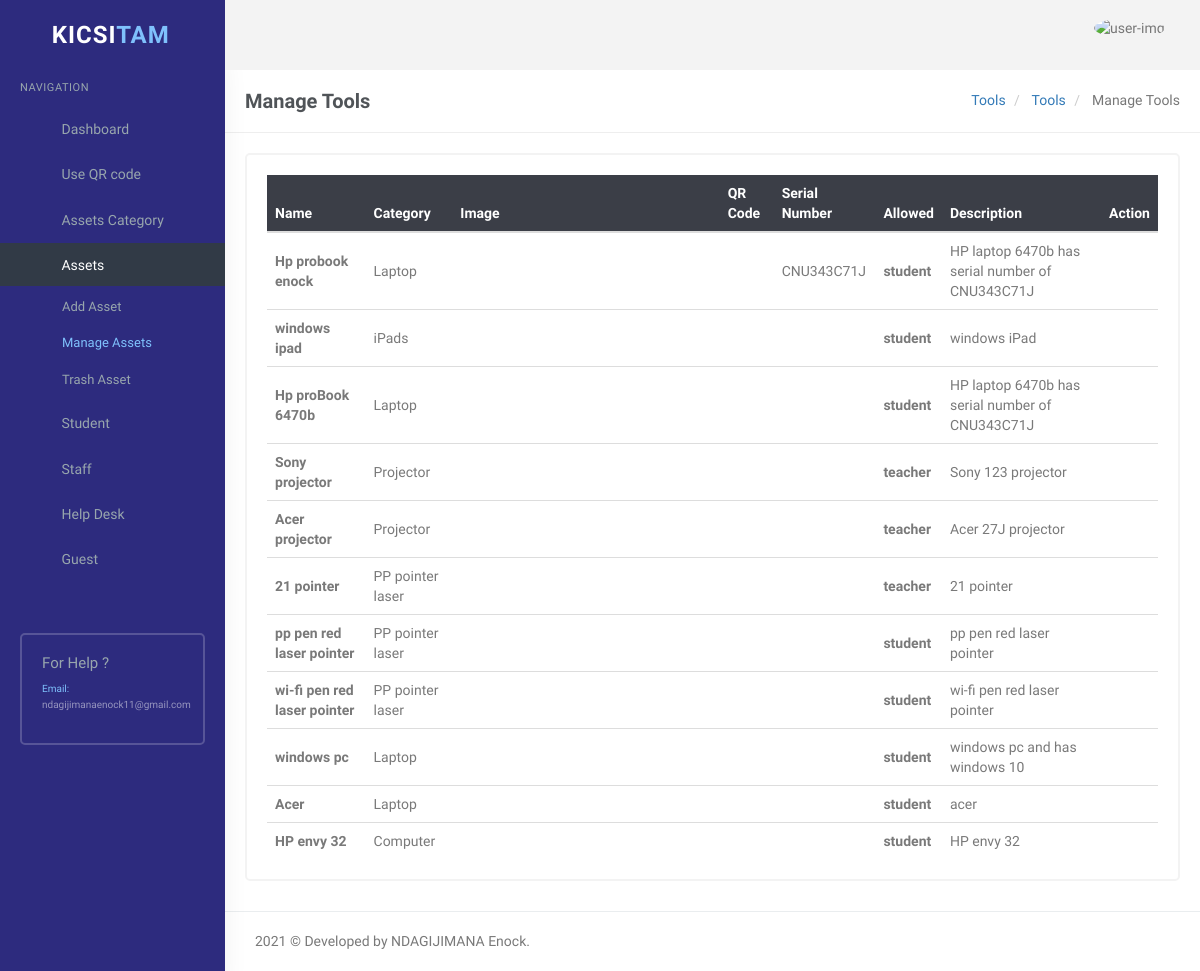
The app's page /user/manage-tools.php (signed in) with its own data.
### tables this page shows
CREATE TABLE `tbltools` (
  `id` int(11) NOT NULL,
  `Toolname` varchar(45) NOT NULL,
  `ToolImage` varchar(200) NOT NULL,
  `QRimage` varchar(100) NOT NULL,
  `serial_number` varchar(100) NOT NULL,
  `ToolCategory` varchar(11) NOT NULL,
  `ToolDescription` varchar(100) NOT NULL,
  `isAllowedBy` varchar(11) NOT NULL,
  `ActiveStatus` int(5) NOT NULL,
  `response_status` int(11) NOT NULL,
  `PostedDate` timestamp NOT NULL DEFAULT current_timestamp()
);

CREATE TABLE `tblcategory` (
  `c_id` int(11) NOT NULL,
  `CategoryName` varchar(45) NOT NULL,
  `Description` varchar(100) NOT NULL,
  `Is_Active` int(5) NOT NULL,
  `PostDate` timestamp NOT NULL DEFAULT current_timestamp()
);

### user/manage-tools.php (the view, shortened to what this page needs)
<?php
if (strlen($_SESSION['id']) == 0) {
    header('location:index.php');
} else {
?>
    <!DOCTYPE html>
    <html lang="en">
    <head>
        <link rel="stylesheet" href="../plugins/morris/morris.css">
        <link href="../plugins/jvectormap/jquery-jvectormap-2.0.2.css" rel="stylesheet" />
        <link href="assets/css/bootstrap.min.css" rel="stylesheet" type="text/css" />
        <link href="assets/css/core.css" rel="stylesheet" type="text/css" />
        <link href="assets/css/components.css" rel="stylesheet" type="text/css" />
        <link href="assets/css/icons.css" rel="stylesheet" type="text/css" />
        <link href="assets/css/pages.css" rel="stylesheet" type="text/css" />
        <link href="assets/css/menu.css" rel="stylesheet" type="text/css" />
        <link href="assets/css/responsive.css" rel="stylesheet" type="text/css" />
        <link rel="stylesheet" href="../plugins/switchery/switchery.min.css">
    </head>
    <body class="fixed-left">
        <div id="wrapper">
            <?php include('includes/topheader.php'); ?>
            <?php include('includes/leftsidebar.php'); ?>
            <div class="content-page">
                <div class="content">
                    <div class="container">
                        <div class="row">
                            <div class="col-xs-12">
                                <div class="page-title-box">
                                    <h4 class="page-title">Manage Tools </h4>
                                    <ol class="breadcrumb p-0 m-0">
                                        <li>
                                            <a href="#">Tools</a>
                                        </li>
                                        <li>
                                            <a href="#">Tools</a>
                                        </li>
                                        <li class="active">
                                            Manage Tools
                                        </li>
                                    </ol>
                                    <div class="clearfix"></div>
                                </div>
                            </div>
                        </div>
                        <div class="row">
                            <div class="col-sm-12">
                                <div class="card-box">
                                    <div class="table-responsive">
                                        <table class="table table-colored table-centered table-inverse m-0" style="width: 100%;">
                                            <thead>
                                                <tr>
                                                    <th>Name</th>
                                                    <th>Category</th>
                                                    <th>Image</th>
                                                    <th>QR Code</th>
                                                    <th>Serial Number</th>
                                                    <th>Allowed</th>
                                                    <th>Description</th>
                                                    <th>Action</th>
                                                </tr>
                                            </thead>
                                            <tbody>
                                                <?php
                                                $query = mysqli_query($con, "SELECT tbltools.id as toolid,tbltools.Toolname as name,
                                                tbltools.ToolImage as image,tbltools.serial_number as serialnumber,tbltools.QRimage as QRimage,
                                                tbltools.ToolDescription as ToolDescription,
                                                tbltools.isAllowedBy as allowed,tblcategory.CategoryName as category
                                                from tbltools left join tblcategory on tblcategory.c_id=tbltools.ToolCategory");
                                                $rowcount = mysqli_num_rows($query);
                                                if ($rowcount == 0) {
                                                ?>
                                                    <tr>
                                                        <td colspan="4" align="center">
                                                            <h3 style="color:red">No record found</h3>
                                                        </td>
                                                    <tr>
                                                        <?php
                                                    } else {
                                                        while ($row = mysqli_fetch_array($query)) {
                                                        ?>
                                                    <tr>
                                                        <td><b><?php echo htmlentities($row['name']); ?></b></td>
                                                        <td><?php echo htmlentities($row['category']) ?></td>
                                                        <td style="width: 30%;"></td>
                                                             <td>
                                                            </td>
                                                        <td><?php echo htmlentities($row['serialnumber']) ?></td>
                                                        <td><b><?php echo htmlentities($row['allowed']); ?></b></td>
                                                        <td><?php echo htmlentities($row['ToolDescription']) ?></td>
                                                        <td><a href="edit-tool.php?pid=<?php echo htmlentities($row['toolid']); ?>"><i class="fa fa-pencil" style="color: #29b6f6;"></i></a>
                                                                 </td>
                                                    </tr>
                                            <?php }
                                                    } ?>
                                            </tbody>
                                        </table>
                                    </div>
                                </div>
                            </div>
                        </div>
                    </div>
                </div>
                <?php include('includes/footer.php'); ?>
            </div>
        </div>
    </body>
    </html>
<?php } ?>

### user/assets/css/core.css (style rules this page uses)
body { font-family: 'Varela Round', sans-serif; margin: 0; padding-bottom: 60px; overflow-x: hidden; color: #797979; }
html { position: relative; min-height: 100%; }
.h1, .h2, .h3, .h4, .h5, .h6, h1, h2, h3, h4, h5, h6 { color: #505458; font-family: 'Hind Madurai', sans-serif; margin: 10px 0; }
* { outline: none !important; }
b, strong { font-weight: 600; font-family: 'Hind Madurai', sans-serif; }
.container { width: auto; }
#wrapper { height: 100%; overflow: hidden; width: 100%; }
.p-0 { padding: 0 !important; }
.m-0 { margin: 0 !important; }
.card-box { padding: 20px; border: 2px solid #f3f3f3; -webkit-border-radius: 5px; border-radius: 5px; -moz-border-radius: 5px; background-clip: padding-box; margin-bottom: 20px; background-color: #ffffff; }
.row { margin-right: -10px; margin-left: -10px; }
.col-lg-1, .col-lg-10, .col-lg-11, .col-lg-12, .col-lg-2, .col-lg-3, .col-lg-4, .col-lg-5, .col-lg-6, .col-lg-7, .col-lg-8, .col-lg-9, .col-md-1, .col-md-10, .col-md-11, .col-md-12, .col-md-2, .col-md-3, .col-md-4, .col-md-5, .col-md-6, .col-md-7, .col-md-8, .col-md-9, .col-sm-1, .col-sm-10, .col-sm-11, .col-sm-12, .col-sm-2, .col-sm-3, .col-sm-4, .col-sm-5, .col-sm-6, .col-sm-7, .col-sm-8, .col-sm-9, .col-xs-1, .col-xs-10, .col-xs-11, .col-xs-12, .col-xs-2, .col-xs-3, .col-xs-4, .col-xs-5, .col-xs-6, .col-xs-7, .col-xs-8, .col-xs-9 { padding-left: 10px; padding-right: 10px; }
.breadcrumb { background-color: transparent; margin-bottom: 15px; padding-top: 10px; padding-left: 0; }

### user/assets/css/menu.css (style rules this page uses)
.content-page { margin-left: 225px; overflow: hidden; }
.content-page .content { padding: 0 5px 10px 5px; margin-top: 70px; }
.page-title { font-size: 20px; margin-bottom: 0; margin-top: 0; font-weight: 600; }
.page-title-box { padding: 20px; border-bottom: 1px solid #eee; margin: 0 -20px 20px -20px; }
.page-title-box .page-title { margin-bottom: 0; float: left; }
.page-title-box .breadcrumb { float: right; background-color: transparent !important; }

### records on screen
tbltools: Toolname "Hp probook enock", tblcategory.CategoryName "Laptop", serial_number "CNU343C71J", isAllowedBy "student", ToolDescription "HP laptop 6470b has serial number of CNU343C71J"
tbltools: Toolname "windows ipad", tblcategory.CategoryName "iPads", isAllowedBy "student", ToolDescription "windows iPad"
tbltools: Toolname "Hp proBook 6470b", tblcategory.CategoryName "Laptop", isAllowedBy "student", ToolDescription "HP laptop 6470b has serial number of CNU343C71J"
tbltools: Toolname "Sony projector", tblcategory.CategoryName "Projector", isAllowedBy "teacher", ToolDescription "Sony 123 projector"
tbltools: Toolname "Acer projector", tblcategory.CategoryName "Projector", isAllowedBy "teacher", ToolDescription "Acer 27J projector"
tbltools: Toolname "21 pointer", tblcategory.CategoryName "PP pointer laser", isAllowedBy "teacher", ToolDescription "21 pointer"
tbltools: Toolname "pp pen red laser pointer", tblcategory.CategoryName "PP pointer laser", isAllowedBy "student", ToolDescription "pp pen red laser pointer"
tbltools: Toolname "wi-fi pen red laser pointer", tblcategory.CategoryName "PP pointer laser", isAllowedBy "student", ToolDescription "wi-fi pen red laser pointer"
tbltools: Toolname "windows pc", tblcategory.CategoryName "Laptop", isAllowedBy "student", ToolDescription "windows pc and has windows 10"
tbltools: Toolname "Acer", tblcategory.CategoryName "Laptop", isAllowedBy "student", ToolDescription "acer"
tbltools: Toolname "HP envy 32", tblcategory.CategoryName "Computer", isAllowedBy "student", ToolDescription "HP envy 32"
